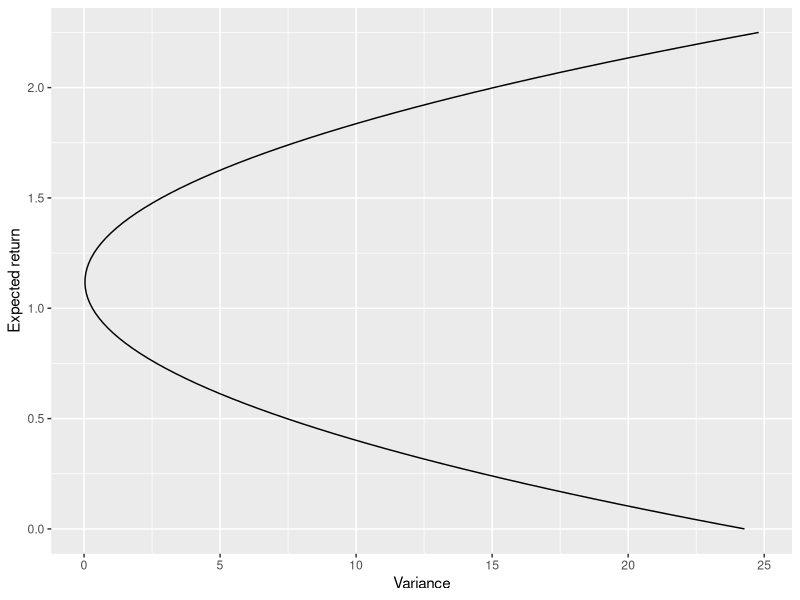

Generate this figure with R:
rm(list=ls())
library(ggplot2)

# Expected returns and covariances
m = c(1.1, 1.2) # Expected returns of the two securities
V = matrix(c(0.04, 0.0032, 0.0032, 0.16), nrow=2) # Covariance matrix

# Markowitz portfolio
VI = solve(V) # Inverse of V
i = c(rep(1, length(m))) # Vector of ones

# Markowitz substitutions
A = c(t(m) %*% VI %*% m)
B = c(t(m) %*% VI %*% i)
C = c(t(i) %*% VI %*% i)
D = c(A*C - B^2)
a = VI %*% (A*i - B*m) / D  
b = VI %*% (C*m - B*i) / D

# A) The securities are on the portfolio frontier if their E[r]
#    yield frontier portfolios with weights equal to 1 for the
#    security in question, and zero for all the other securites.
#    The expected return of security 1 is m[1], and that of security
#    2 is m[2].
er1 = a+b*m[1]; er1 # security 1
er2 = a+b*m[2]; er2 # security 2
#    Frontier portfolios are corner solutions in this case.

# B) Given a E[R] of 1.25, the portfolio weights result in
#    a long positions of 150% and a short position of 50%.
phi = a+b*1.25; phi 

# C) The portfolio phi_2 - (0,1) is the same as a 100% position
#    in asset 2, whose expected return is 1.2.
#    Equation is x * mu_2 + (1-x)*1.25 - mu_1, solve for X.
(m[1]-1.25) / (m[2]-1.25) # portfolio weights

# D) Plot equation 5 from slides. (Portfolio Frontier)
eq5 = function(x) { 1/C + (x-B/C)^2*C/D } # Equation 5

# Plot
pf = ggplot(data = data.frame(x=0), aes(x=x)) + 
    xlab("Expected return") + ylab("Variance")

# Apply function to plot
pf + stat_function(fun=eq5, n=100) + xlim(0,2.25) + coord_flip()
